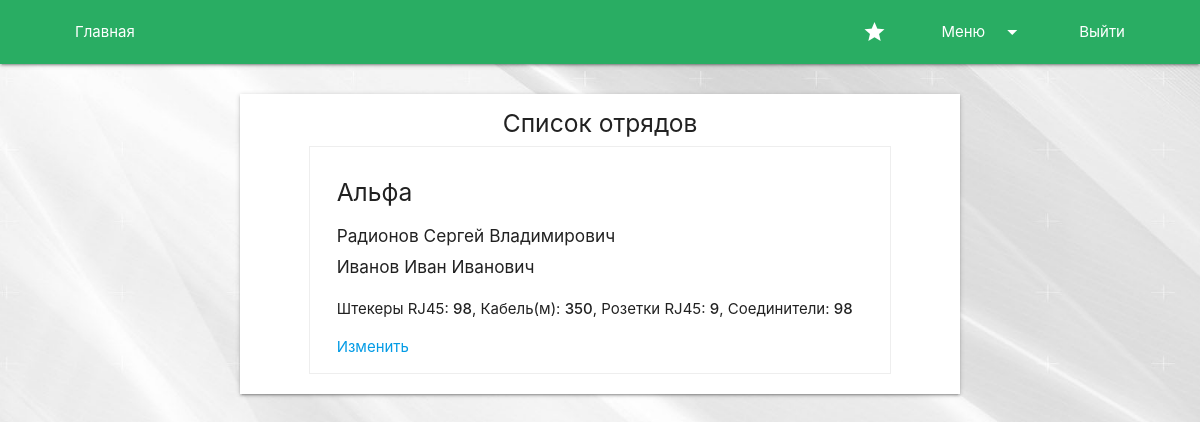
The app's page /group/list/ (signed in) with its own data.
### Group/models.py (models this page shows, shortened)
class Group(models.Model):
    name = models.CharField(max_length=128)
    is_active = models.BooleanField(default=True)
    plug = models.IntegerField(default=0)
    cable = models.IntegerField(default=0)
    rosette = models.IntegerField(default=0)
    connector = models.IntegerField(default=0)

### Account/models.py (models this page shows, shortened)
class ExtUser(models.Model):
    user = models.OneToOneField(User, on_delete=models.CASCADE)
    is_worker = models.BooleanField(default=False)
    surname = models.CharField(max_length=256, default='')
    phone = models.CharField(max_length=16, default='')
    group = models.ForeignKey(Group, on_delete=models.SET_NULL, null=True, blank=True)
    class Meta:
        verbose_name = 'ExtUser'
        verbose_name_plural = 'ExtUsers'

### Group/views.py (the view)
# urls.py: path('list/', group_list),
def group_list(request):
    groups = Group.objects.all()
    return render(request, 'Group/GroupList.html', {'groups': groups})

### templates/Group/GroupList.html (shortened to what this page needs)
{% extends 'base.html' %}
{% load static %}
{% load order_extra %}
{% block content %}
    <div class="container">
        <div class="row">
            <form method="post">
                <div class="col s12 m10 offset-m1 l8 offset-l2 xl6 offset-xl3 order_list z-depth-1">
                    {% if groups|length == 0 %}
                        <h5 class="center-align">Отрядов нет</h5>
                    {% else %}
                        <h5 class="center-align">Список отрядов</h5>
                    {% endif %}
                    {% for group in groups %}
                        <div class="col s10 offset-s1 group">
                            <div class="col s12">
                                <h5>{{ group.name }}</h5>
                            </div>
                            <div class="col s12">
                                {% for extuser in group.extuser_set.all %}
                                    <h6>{{ extuser.user.last_name }} {{ extuser.user.first_name }} {{ extuser.surname }}</h6>
                                {% endfor %}
                            </div>
                            <div class="col s12">
                                <p>Штекеры RJ45: <b>{{ group.plug }}</b>, Кабель(м): <b>{{ group.cable }}</b>, Розетки RJ45: <b>{{  group.rosette }}</b>, Соединители: <b>{{ group.connector }}</b></p>
                            </div>
                            <div class="col s12">
                                <a href="/group/{{ group.id }}/">Изменить</a>
                            </div>
                        </div>
                    {% endfor %}
                </div>
            </form>
        </div>
    </div>
{% endblock content %}

### static/css/style.css (style rules this page uses)
.col.order_list { margin-top:30px;padding-bottom:20px }
.col.group { border:1px solid #eeeeee;padding:15px;margin-top:-1px }
.col.group p b { font-weight:500 }
.col { background-color:white }
html { background:url("/static/img/bg.jpg") repeat-x center center fixed;background-size:auto 100vh }
.container { width:90%;max-width:1500px }

### records on screen
Group: name "Альфа", plug "98", cable "350", rosette "9", connector "98"
ExtUser: user.last_name "Радионов", user.first_name "Сергей", surname "Владимирович"
ExtUser: user.last_name "Иванов", user.first_name "Иван", surname "Иванович"
